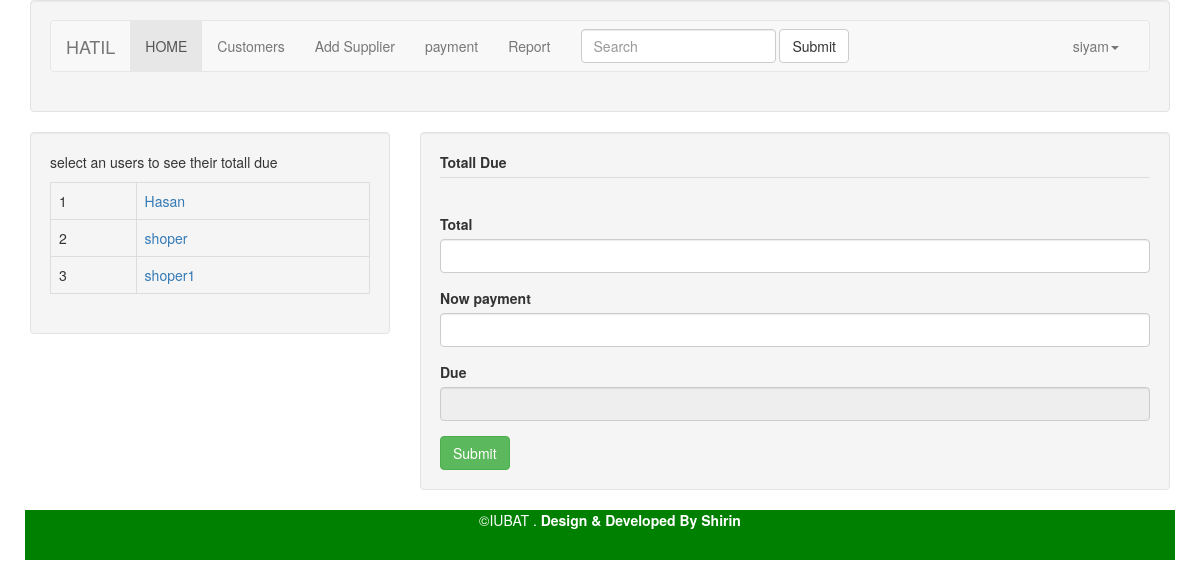
/admin/dealers/payment.php (signed in), run on the app's committed database.
### tables this page shows
CREATE TABLE `p_sell` (
  `id` int(11) NOT NULL,
  `p_id` varchar(200) NOT NULL,
  `p_prize` varchar(200) NOT NULL,
  `p_quantity` varchar(200) NOT NULL,
  `totall_prize` varchar(200) NOT NULL,
  `users` varchar(200) NOT NULL,
  `sel_date_time` date NOT NULL,
  `activation` int(10) NOT NULL DEFAULT '0',
  `dealer` varchar(200) NOT NULL
);

### admin/dealers/payment.php (the view, shortened to what this page needs)
 <?php  include('files/header.php'); ?>
<?php  include('files/menu.php'); ?>
	<div class="container">
		<div class="row">
			<div class="col-md-4">
				<div class="well">
					<p>select an users to see their totall due</p>
					<table class="table table-stripped table-bordered">
						   <?php
					       $db = new Db();
					       $i=0;
					       	$obj = $db->getConnection();
					      $sql = "SELECT `id`, `users` FROM `p_sell` WHERE `activation` = '0' GROUP by `users`";
					      $qury = $obj->prepare($sql);
					      $qury->execute();
					      while ($row=$qury->fetch(PDO::FETCH_ASSOC)) {$i++;?>
					      			<tr> <td><?php echo $i;?></td>
					      				<td><a class="scroll" href="#" ><?php echo $row['users'];?>
					      				</a>
					      				</td>
					      				</tr>
					   <?php    }
						    ?>
							</table>
				</div>
			</div>
			<div class="col-md-8">
				<div class="well">
					<div id="datashow">
						<form action=""  id="payment_form">
							<div class="form-group">
			<td> <label  for="exampleInputEmail3">Totall Due</label></td>
			<td>
			<table class="table" id="mytable">
			<tbody>
				<tr>
					<td id="name"></td>
					<td id="quantity"></td>
					<td id="total_price"></td>
				</tr>
				</tbody>
			</table>
			</td>
			</div>
			<div class="form-group">
			<td> <label  for="exampleInputEmail3">Total</label></td>
			<td> <input type="text" name="dataresult" id="dataresult" class="form-control"  ></td>
			</div>
			<div class="form-group">
			<td> <label  for="exampleInputEmail3">Now payment</label></td>
			<td> <input type="text" name="payment" id="now_payment" class="form-control"  ></td>
			</div>
			<div class="form-group">
			<td> <label  for="exampleInputEmail3">Due</label></td>
			<td> <input type="text" name="due" id="due" class="form-control"  readonly="true" ></td>
			</div>
			<button class="btn btn-success" type="button" name="payment-btn" id="pay">Submit</button>
						</form>
					</div>
				</div>
			</div>
		</div>
	</div>
 <?php  include('files/footer.php'); ?>

### data on the page
p_sell: users "Hasan"
p_sell: users "shoper"
p_sell: users "shoper1"

### other printed values
$_SESSION['username'] "siyam"
